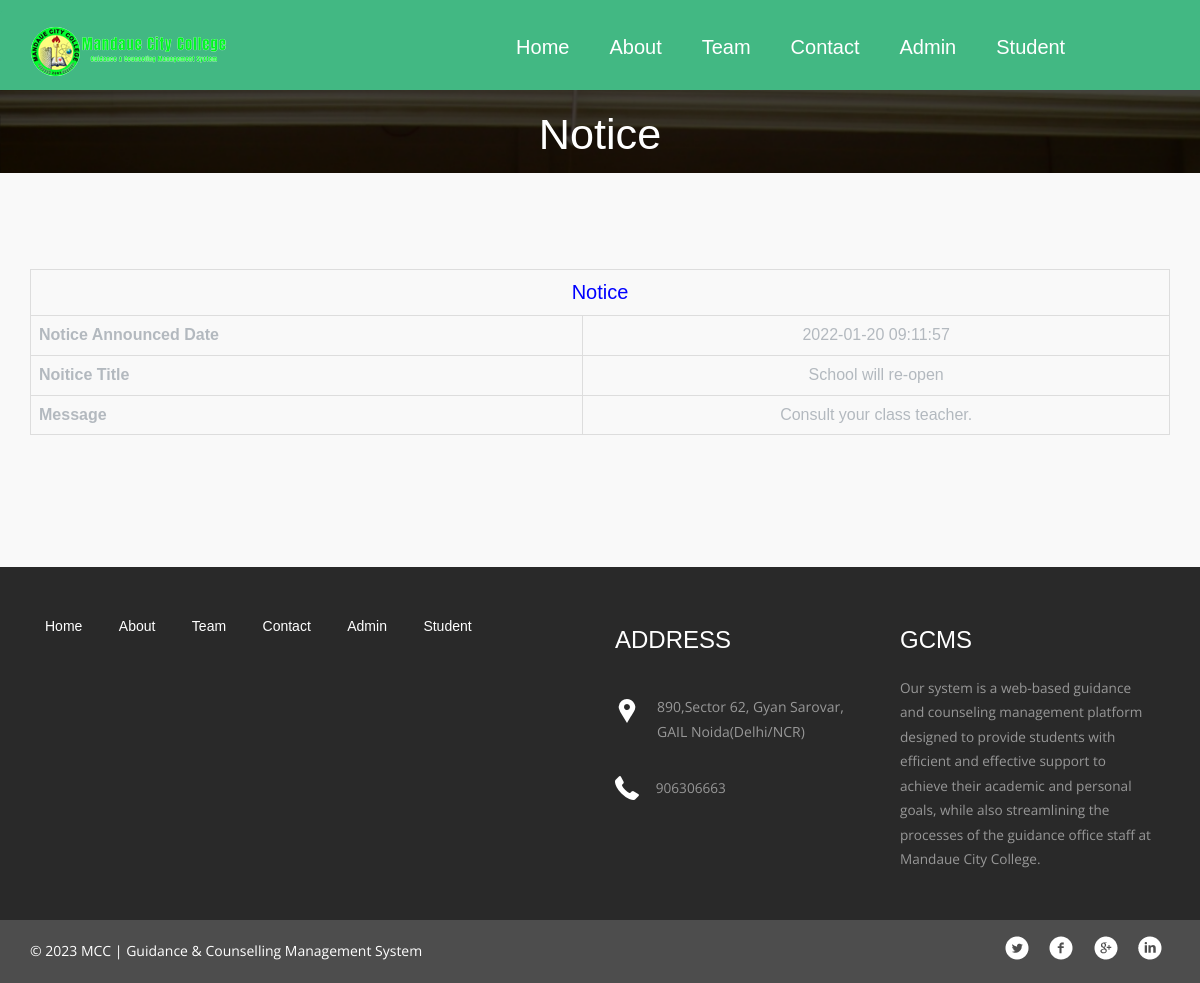
The page /g&cms-mcc/view-public-notice.php?viewid=1 on the database its author committed.
### tables this page shows
CREATE TABLE `tblpublicnotice` (
  `ID` int NOT NULL,
  `NoticeTitle` varchar(200) DEFAULT NULL,
  `NoticeMessage` mediumtext,
  `CreationDate` timestamp NULL DEFAULT CURRENT_TIMESTAMP
);

CREATE TABLE `tblpage` (
  `ID` int NOT NULL,
  `PageType` varchar(200) DEFAULT NULL,
  `PageTitle` mediumtext,
  `PageDescription` mediumtext,
  `Email` varchar(200) DEFAULT NULL,
  `MobileNumber` bigint DEFAULT NULL,
  `UpdationDate` date DEFAULT NULL
);

### g&cms-mcc/view-public-notice.php (the view, shortened to what this page needs)
<?php
include('includes/dbconnection.php');
?>
<!doctype html>
<html>
<head>
    <link href="css/bootstrap.css" rel="stylesheet" type="text/css" media="all">
    <link href="css/style.css" rel="stylesheet" type="text/css" />
    <link rel="stylesheet" type="text/css" href="css/default.css" />
    <link rel="stylesheet" type="text/css" href="css/component.css" />
</head>
<body>
    <?php include_once('includes/header.php');?>
    <div class="banner banner5">
        <div class="container">
            <h2>Notice</h2>
        </div>
    </div>
    <div class="welcome">
        <div class="container">
            <table border="1" class="table table-bordered mg-b-0">
                <?php
$vid=$_GET['viewid'];
$sql="SELECT * from tblpublicnotice where ID=:vid";
$query = $dbh -> prepare($sql);
$query->bindParam(':vid',$vid,PDO::PARAM_STR);
$query->execute();
$results=$query->fetchAll(PDO::FETCH_OBJ);
$cnt=1;
if($query->rowCount() > 0)
{
foreach($results as $row)
{               ?>
                <tr align="center" class="table-warning">
                    <td colspan="4" style="font-size:20px;color:blue">
                        Notice</td>
                </tr>
                <tr class="table-info">
                    <th>Notice Announced Date</th>
                    <td><?php  echo $row->CreationDate;?></td>
                </tr>
                <tr class="table-info">
                    <th>Noitice Title</th>
                    <td><?php  echo $row->NoticeTitle;?></td>
                </tr>
                <tr class="table-info">
                    <th>Message</th>
                    <td><?php  echo $row->NoticeMessage;?></td>
                </tr>
                <?php $cnt=$cnt+1;}} ?>
            </table>
        </div>
    </div>
    <?php include_once('includes/footer.php');?>
</body>
</html>

### g&cms-mcc/includes/footer.php (shortened to what this page needs)
<div class="footer">
  <div class="container">
    <div class="col-md-6 footer-left">
      <ul>
        <li><a href="index.php">Home</a></li>
        <li><a href="about.php">About</a></li>
        <li><a href="team.php">Team</a></li>
        <li><a href="contact.php">Contact</a></li>
        <li><a href="admin/login.php">Admin</a></li>
        <li><a href="user/login.php">Student</a></li>
      </ul>
    </div>
    <div class="col-md-3 footer-middle">
      <?php
      $sql   = "SELECT * from tblpage where PageType='contactus'";
      $query = $dbh->prepare($sql);
      $query->execute();
      $results = $query->fetchAll(PDO::FETCH_OBJ);
      if ($query->rowCount() > 0) {
        foreach ($results as $row) {
          ?>
          <h3>Address</h3>
          <div class="address">
            <p>
              <?php echo htmlentities($row->PageDescription); ?>
            </p>
          </div>
          <div class="phone">
            <p>
              <?php echo htmlentities($row->MobileNumber); ?>
            </p>
          </div>
          <?php $cnt = $cnt + 1;
        }
      } ?>
    </div>
    <div class="col-md-3 footer-right">
      <h3>GCMS</h3>
      <p>Our system is a web-based guidance and counseling management platform designed to provide students with
        efficient and effective support to achieve their academic and personal goals, while also streamlining
        the processes of the guidance office staff at Mandaue City College.</p>
    </div>
    <div class="clearfix"> </div>
  </div>
</div>
<div class="copyright">
  <div class="container">
    <div class="copyright-left">
      <p>©
        <?php echo date('Y'); ?> MCC | Guidance & Counselling Management System
      </p>
    </div>
    <div class="copyright-right">
      <ul>
        <li><a href="#" class="twitter"> </a></li>
        <li><a href="#" class="twitter facebook"> </a></li>
        <li><a href="#" class="twitter chrome"> </a></li>
        <li><a href="#" class="twitter linkedin"> </a></li>
      </ul>
    </div>
    <div class="clearfix"> </div>
  </div>
</div>

### g&cms-mcc/css/style.css (style rules this page uses)
html, body { font-family: 'Open Sans', sans-serif; font-size: 100%; background: #FFf; }
body a { transition: 0.5s all; -webkit-transition: 0.5s all; -moz-transition: 0.5s all; -o-transition: 0.5s all; -ms-transition: 0.5s all; }
h1, h2, h3, h4, h5, h6 { margin: 0; }
p { margin: 0; font-family: 'Open Sans', sans-serif; }
ul { margin: 0; padding: 0; }
* { font-family: Nunito, sans-serif; }
*, *:before, *:after { -moz-box-sizing: border-box; -webkit-box-sizing: border-box; box-sizing: border-box; }
body { margin: 0; }
.banner { background: url(../images/banner2.png); background-size: cover; min-height: 650px; padding-top: 0em !important; text-align: center; }
.welcome { padding: 6em 0 7em; text-align: center; }
.footer { padding: 3em 0; background: #292929; }
.footer-left ul { padding: 0; margin: 0; }
.footer-left ul li { display: inline-block; margin: 0 1em; }
.footer-left ul li:nth-child(1) { margin-left: 0; }
.footer-left ul li a { color: #FFF; font-size: 14px; }
.footer-middle h3 { color: #FFFFFF; font-size: 1.5em; font-weight: 400; margin: 0; text-transform: uppercase; }
.footer-right p { color: #989898; font-size: .85em; margin: .5em 0 0 0; line-height: 1.8em; font-weight: 400; }
.address p { color: #989898; font-size: 14px; line-height: 1.8em; padding-left: 3em; margin: 2em 0 0 0; background: url(../images/location.png) no-repeat 0px 5px; }
.phone { margin-top: 2em; }
.phone p { color: #989898; font-size: .85em; line-height: 1.8em; padding-left: 3em; margin: 2em 0 0 0; background: url(../images/phone.png) no-repeat 0px 0px; }
.footer-right h3 { color: #fff; font-size: 1.5em; text-transform: uppercase; margin-bottom: 10px; margin-top: 0; }
.copyright { background: #4D4D4D; padding: 1em 0; }
.copyright-left p { color: #FFF; font-size: 14px; margin: .4em 0 0 0; }
.copyright-left { float: left; }
.copyright-right { float: right; }
.copyright-right ul { padding: 0; margin: 0; }
.copyright-right ul li { display: inline-block; margin: 0 .5em; }
.copyright-right ul li a.twitter { background: url(../images/icons1.png) no-repeat 0px 0px; height: 24px; display: block; width: 24px; }
.copyright-right ul li a.facebook { background: url(../images/icons1.png) no-repeat -33px 0px; }
.copyright-right ul li a.chrome { background: url(../images/icons1.png) no-repeat -66px 0px; }
.copyright-right ul li a.linkedin { background: url(../images/icons1.png) no-repeat -132px 0px; }
.banner5 { min-height: 83px; }
.banner5 h2 { color: #fff; padding-top: 21px; margin: 0; font-size: 2.7em }
.grid_5 h1, h2, h3, h4, h5, h6 { padding: 12px 0; }

### g&cms-mcc/css/default.css (style rules this page uses)
*, *:after, *:before { -webkit-box-sizing: border-box; -moz-box-sizing: border-box; box-sizing: border-box; }
body, html { font-size: 100%; padding: 0; margin: 0; }
.clearfix:before, .clearfix:after { content: " "; display: table; }
.clearfix:after { clear: both; }
body { font-family: 'Lato', Calibri, Arial, sans-serif; color: #b3b9bf; background: #f9f9f9; }
a { color: #888; text-decoration: none; }

### rows shown on the page
tblpublicnotice: CreationDate "2022-01-20 09:11:57", NoticeTitle "School will re-open", NoticeMessage "Consult your class teacher."
tblpage: PageDescription "890,Sector 62, Gyan Sarovar, GAIL Noida(Delhi/NCR)", MobileNumber "906306663"
